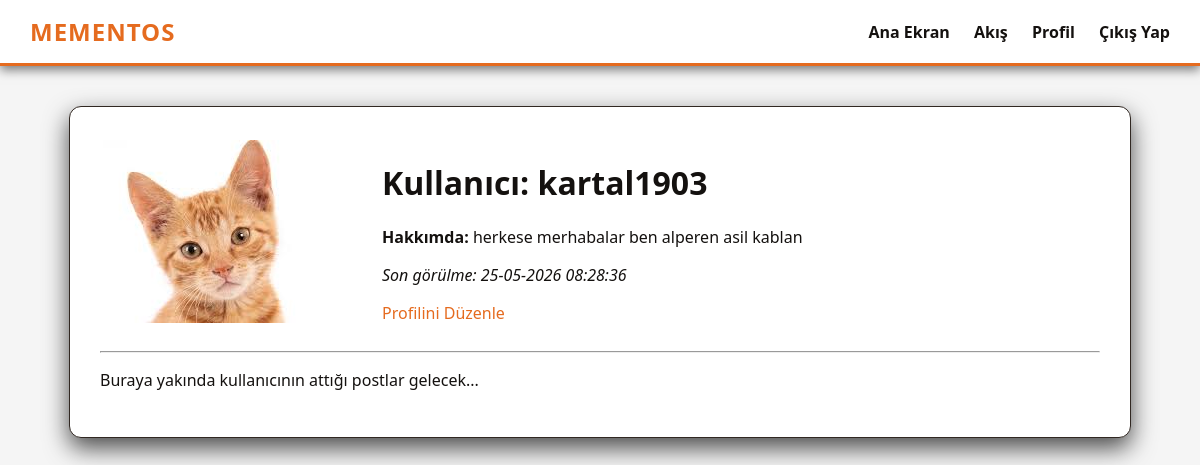
The page /user/kartal1903 (signed in) on the database its author committed.
### app/models.py (models this page shows, shortened)
class User(UserMixin, db.Model):
    id: so.Mapped[int] = so.mapped_column(primary_key=True)
    username: so.Mapped[str] = so.mapped_column(sa.String(64), index=True, unique=True)
    email: so.Mapped[str] = so.mapped_column(sa.String(120), index=True, unique=True)
    password_hash: so.Mapped[Optional[str]] = so.mapped_column(sa.String(256))
    about_me: so.Mapped[Optional[str]] = so.mapped_column(sa.String(140))
    last_seen: so.Mapped[Optional[datetime]] = so.mapped_column(default=lambda: datetime.now(timezone.utc))
    profile_pic: so.Mapped[Optional[str]] = so.mapped_column(sa.String(120))
    is_verified: so.Mapped[bool] = so.mapped_column(sa.Boolean, default=False, server_default=sa.text('0'))
    verification_code: so.Mapped[Optional[str]] = so.mapped_column(sa.String(10))
    require_2fa: so.Mapped[bool] = so.mapped_column(sa.Boolean, default=False, server_default=sa.text('0'))
    posts: so.WriteOnlyMapped['Post'] = so.relationship(back_populates='author', cascade='all, delete-orphan')
    comments: so.WriteOnlyMapped['Comment'] = so.relationship(back_populates='author', cascade='all, delete-orphan')
    likes: so.WriteOnlyMapped['Like'] = so.relationship(back_populates='author', cascade='all, delete-orphan')
    followed: so.WriteOnlyMapped['User'] = so.relationship(
        secondary=followers,
        primaryjoin=(followers.c.follower_id == id),
        secondaryjoin=(followers.c.followed_id == id),
        back_populates='followers'
    )
    followers: so.WriteOnlyMapped['User'] = so.relationship(
        secondary=followers,
        primaryjoin=(followers.c.followed_id == id),
        secondaryjoin=(followers.c.follower_id == id),
        back_populates='followed'
    )
    def avatar(self, size):
        if self.profile_pic:
            return f'/static/profile_pics/{self.profile_pic}'
        return f'https://ui-avatars.com/api/?name={self.username}&background=E56B1F&color=fff&size={size}'

### app/main/routes.py (the view)
@bp.route('/user/<username>')
@login_required
def user(username):
    user = db.first_or_404(db.select(User).filter_by(username=username))
    return render_template('user.html', user=user)

### app/main/routes.py (called while the page is built)
@bp.before_request
def before_request():
    if current_user.is_authenticated:
        current_user.last_seen = datetime.now(timezone.utc)
        db.session.commit()

### app/models.py (called while the page is built)
@login.user_loader
def load_user(id):
    return db.session.get(User, int(id))

### app/templates/user.html
{% extends "base.html" %}
{% block content %}
    <table>
        <tr valign="top">
            <td><img src="{{ user.avatar(128) }}"></td>
            <td>
                <h1>Kullanıcı: {{ user.username }}</h1>
                {% if user.about_me %}<p><b>Hakkımda:</b> {{ user.about_me }}</p>{% endif %}
                {% if user.last_seen %}<p><i>Son görülme: {{ user.last_seen.strftime('%d-%m-%Y %H:%M:%S') }}</i></p>{% endif %}
                {% if user == current_user %}
                <p><a href="{{ url_for('main.edit_profile') }}">Profilini Düzenle</a></p>
                {% endif %}
            </td>
        </tr>
    </table>
    <hr>
    <p>Buraya yakında kullanıcının attığı postlar gelecek...</p>
{% endblock %}

### app/templates/base.html (shortened to what this page needs)
<!DOCTYPE html>
<html lang="tr">
<head>
    <link rel="stylesheet" href="{{ url_for('static', filename='css/style.css') }}">
</head>
<body>
    <nav class="navbar">
        <a class="navbar-brand" href="{{ url_for('main.index') }}">MementOS</a>
        <div class="navbar-links">
            <a href="{{ url_for('main.index') }}">Ana Ekran</a>
            {% if current_user.is_anonymous %}
                <a href="{{ url_for('auth.login') }}">Giriş Yap</a>
                <a href="{{ url_for('auth.register') }}">Kayıt Ol</a>
            {% else %}
                <a href="{{ url_for('main.feed') }}">Akış</a>
                <a href="{{ url_for('main.user', username=current_user.username) }}">Profil</a>
                <a href="{{ url_for('auth.logout') }}">Çıkış Yap</a>
            {% endif %}
        </div>
    </nav>
    <div class="container">
        {% block content %}{% endblock %}
    </div>
</body>
</html>

### app/static/css/style.css (style rules this page uses)
:root { --bg-dark: #F5F5F5; --box-bg: #FFFFFF; --text-main: #14110F; --accent-orange: #E56B1F; --accent-brown: #D49A73; --input-bg: #EEEEEE; --window-header: #E0E0E0; --window-header-text: #333; --masonry-bg: rgba(255, 255, 255, 0.85); }
body { background-color: var(--bg-dark); color: var(--text-main); font-family: 'Segoe UI', Tahoma, Geneva, Verdana, sans-serif; margin: 0; padding: 0; }
.navbar { background-color: var(--box-bg); padding: 15px 30px; display: flex; justify-content: space-between; align-items: center; border-bottom: 3px solid var(--accent-orange); box-shadow: 0 4px 10px rgba(0,0,0,0.5); }
.navbar-brand { font-size: 1.5em; font-weight: 900; color: var(--accent-orange); text-decoration: none; letter-spacing: 1px; text-transform: uppercase; }
.navbar-links a { color: var(--text-main); text-decoration: none; margin-left: 20px; font-weight: bold; transition: color 0.3s ease; }
.container { max-width: 1000px; margin: 40px auto; padding: 30px; background-color: var(--box-bg); border-radius: 12px; box-shadow: 0 10px 25px rgba(0,0,0,0.7); border: 1px solid #312822; }
a { color: var(--accent-orange); text-decoration: none; }

### rows shown on the page
User: avatar (picture), username "kartal1903", about_me "herkese merhabalar ben alperen asil kablan", last_seen "25-05-2026 08:28:36"
